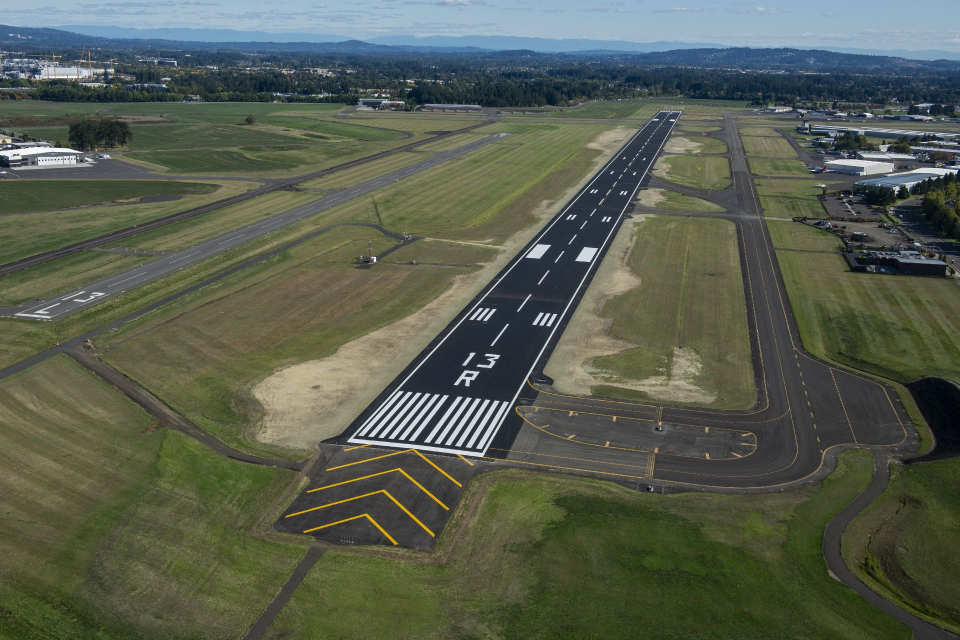
#> input picture images/1.jpg, 1920 x 1280 px, found by its file name (shown at 1/2 size); its folder holds only this picture in this run
$ python test.py
#> lines starting #> are read from the running program, lines starting #| are printed output that depends on the picture; after the words box and inside, x2 and y2 are one past the last pixel; in counts of white or black regions, pixels touching at a corner belong together
import cv2, os
import numpy as np
import matplotlib.pyplot as plt

def average_grayscale_along_line(image, x1, y1, x2, y2):
    # Calculate the length of the line
    L = np.sqrt((x2 - x1)**2 + (y2 - y1)**2)

    # Calculate the unit direction vector
    vx = (x2 - x1) / L
    vy = (y2 - y1) / L

    # Initialize a list to store average grayscale values
    grayscale_values = []

    # Iterate over each point along the line
    for i in range(int(L)):
        x = int(x1 + i * vx)
        y = int(y1 + i * vy)

        # Iterate over 5 points to the left and 5 points to the right of the current point
        for j in range(-9, 10):
            x_neighbor = x + j
            if x_neighbor >= 0 and x_neighbor < image.shape[1]\
                and y >= 0 and y < image.shape[0]:
                grayscale_value = image[y, x_neighbor]
                grayscale_values.append(grayscale_value)

    average_grayscale = np.mean(grayscale_values)

    return average_grayscale

def draw_lines(img, lines, gray_thres):
    drawn_img = img.copy()
    gray = cv2.cvtColor(img, cv2.COLOR_BGR2GRAY)
    for line in lines:
        x1, y1, x2, y2 = map(int, line[0])
        average_grayscale = average_grayscale_along_line(gray, x1, y1, x2, y2)
        if average_grayscale < gray_thres:
            cv2.line(drawn_img, (x1, y1), (x2, y2), (255, 0, 0), 1, cv2.LINE_AA)
        else:
            cv2.line(drawn_img, (x1, y1), (x2, y2), (0, 255, 0), 1, cv2.LINE_AA)
    plt.imshow(cv2.cvtColor(drawn_img, cv2.COLOR_BGR2RGB))
    # plt.show()

dir_path = "images_cropped/images"
files = os.listdir(dir_path)
for i in range(len(files)):
    img = cv2.imread(os.path.join(dir_path, files[i]))
#> img is the input picture: shape (1280, 1920, 3); mean B, G, R 78.8, 93.1, 86.6

    # img = cv2.imread("images/-PJP3pgLgjI_033.png")

    gray = cv2.cvtColor(img, cv2.COLOR_BGR2GRAY)
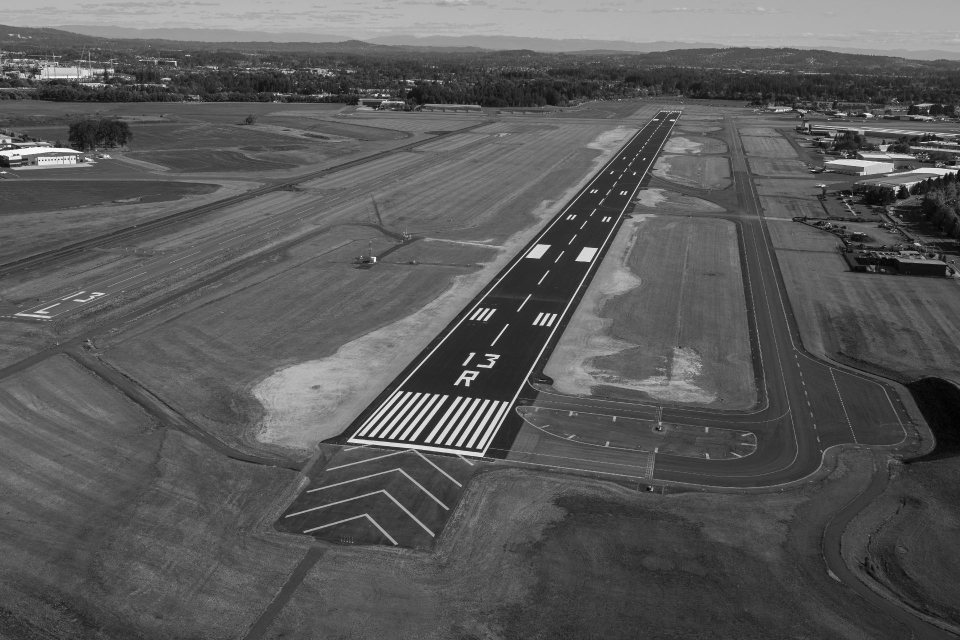
#> gray: shape (1280, 1920) (shown at 1/2 size); min 0, max 255, mean 89.5
    height, width, _ = img.shape
#> height = 1280; width = 1920

    lsd = cv2.createLineSegmentDetector(scale=0.6, sigma_scale=0.6, quant=2.0, ang_th=22.5, log_eps=0.0, density_th=0.7, n_bins=1024)
    lines, _, prec, nfa = lsd.detect(gray)
#> lines = 2464 rows, first 6: [1917.6, 330, 1892.5, 331], [150.8, 299.2, 117.5, 294.3], [55.79, 295.4, 0.521, 301.2], [1749.3, 321.2, 1670.9, 316.8], [174.1, 303.2, 150.9, 300.6], [1872.6, 280.1, 1837.6, 283.2]; prec = 2464 values from 0.125 to 0.125; nfa = None

    length_thres = 2
    gray_thres = 0

    plt.figure(figsize=[10,10])
    plt.subplot(2,2,1)
    plt.imshow(cv2.cvtColor(img, cv2.COLOR_BGR2RGB))

    # show original lines
    plt.subplot(2,2,2)
    draw_lines(img, lines, gray_thres)
#> the loop in draw_lines, `for line in lines:` made 2464 passes
#> (line, x1, y1, x2, y2, L in average_grayscale_along_line, vx in average_grayscale_along_line, vy in average_grayscale_along_line) on passes 1 to 3: ([[1917.6, 330, 1892.5, 331]], 1917, 329, 1892, 331, 25.08, -0.997, 0.0797), ([[150.8, 299.2, 117.5, 294.3]], 150, 299, 117, 294, 33.38, -0.989, -0.15), ([[55.79, 295.4, 0.521, 301.2]], 55, 295, 0, 301, 55.33, -0.994, 0.108)
#> after the loop in draw_lines, `for line in lines:`:
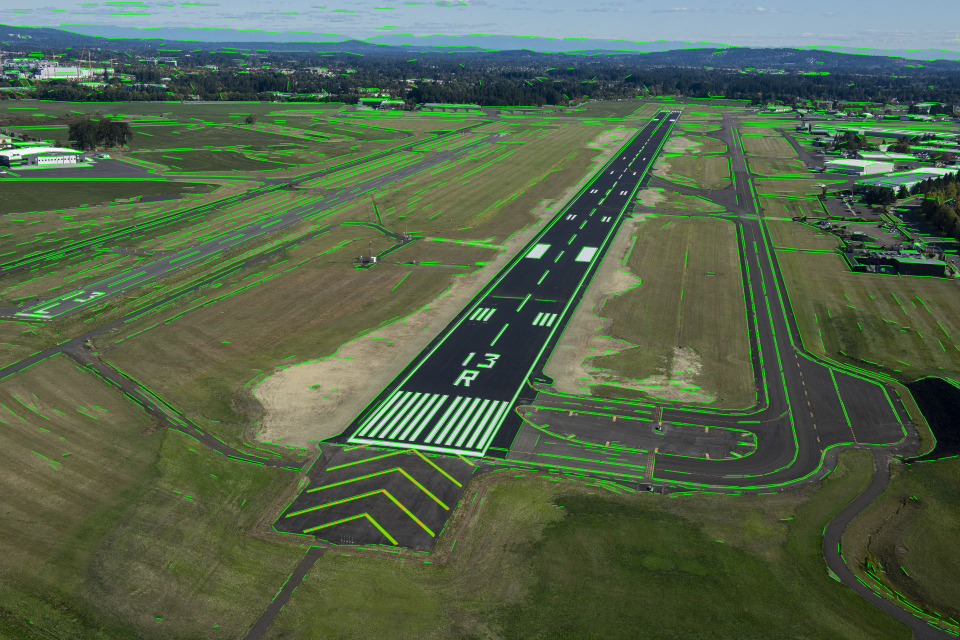
#> drawn_img: shape (1280, 1920, 3) (shown at 1/2 size); 9.48% of pixels changed, all inside (x1, y1, x2, y2) = (0, 1, 1920, 1273)

    lineList = []
    for line in lines:
        # check average gray scale
        x1, y1, x2, y2 = map(int, line[0])
        average_grayscale = average_grayscale_along_line(gray, x1, y1, x2, y2)
        if average_grayscale < gray_thres:
            continue
        if np.sqrt((x1 - x2)**2 + (y1 - y2)**2) < length_thres:
            continue
        if (x1 != x2) and ( abs((y2 - y1)/(x2 - x1)) < np.tan(np.pi/8) ):
            continue

        lineList.append(line)
#> this loop made 2464 passes

    # show filtered lines
    plt.subplot(2,2,3)
    draw_lines(img, lineList, gray_thres)
#> call 2 of draw_lines, with gray_thres = 0
#> the loop in draw_lines (call 2), `for line in lines:` made 715 passes
#> line on passes 1 to 3: [[1909.9, 350.2, 1917.4, 339.1]], [[751.3, 522.4, 752.2, 510.9]], [[931.6, 759, 929, 771.1]]
#> after the loop in draw_lines (call 2), `for line in lines:`:
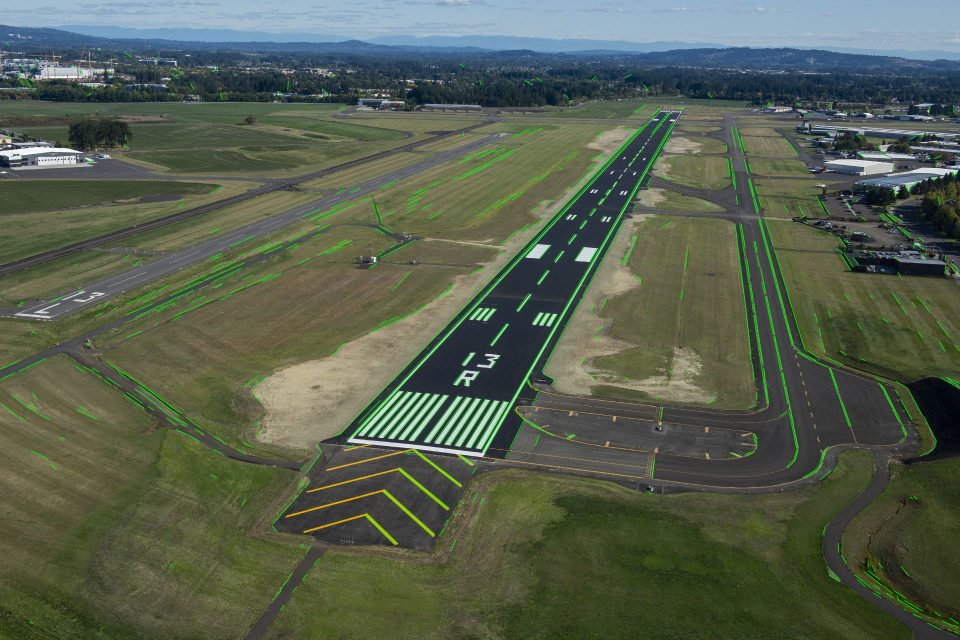
#> drawn_img: shape (1280, 1920, 3) (shown at 1/2 size); 2.59% of pixels changed, all inside (x1, y1, x2, y2) = (0, 84, 1920, 1270)

    mask = np.zeros([height, width], dtype=np.uint8)
    for line in lineList:
        x1, y1, x2, y2 = map(int, line[0])
        cv2.line(mask, (x1, y1), (x2, y2), 255, 1)
#> this loop made 715 passes
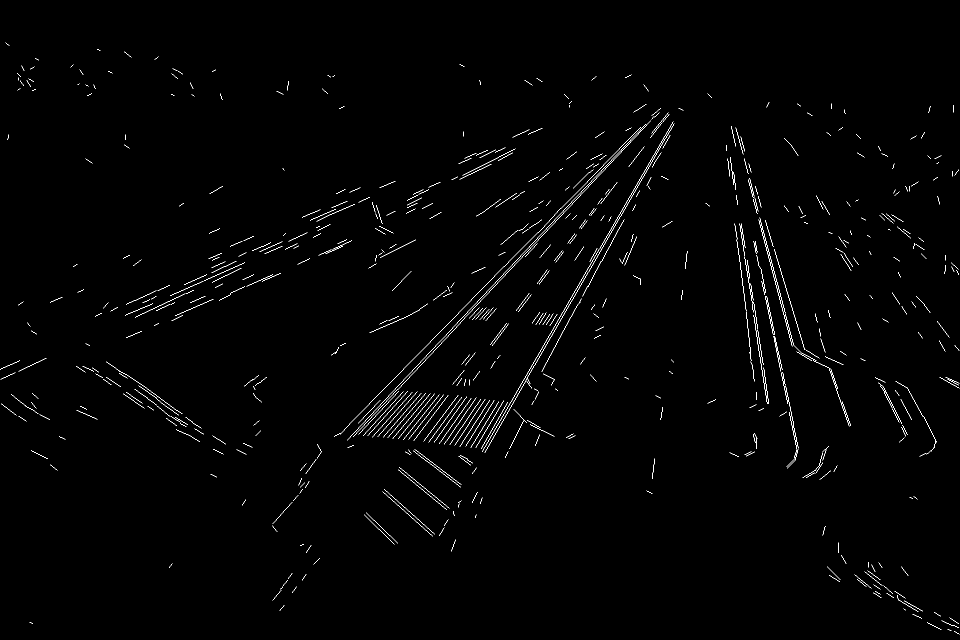
#> mask: shape (1280, 1920) (shown at 1/2 size); 0.85% white in thin lines or dots

    plt.subplot(2,2,4)
    lines = cv2.HoughLines(mask, 4, np.pi/180 * 5, threshold=10)
    if lines is not None:
        for line in lines[:3]:
            rho, theta = line[0]
            a = np.cos(theta)
            b = np.sin(theta)
            x0 = a * rho
            y0 = b * rho
            x1 = int(x0 + 1000 * (-b))
            y1 = int(y0 + 1000 * (a))
            x2 = int(x0 - 1000 * (-b))
            y2 = int(y0 - 1000 * (a))
            cv2.line(img, (x1, y1), (x2, y2), 255, 1)
#> this loop made 3 passes
#> line on passes 1 to 3: [[1292, 0.524]], [[1092, 0.785]], [[-1356, 2.88]]
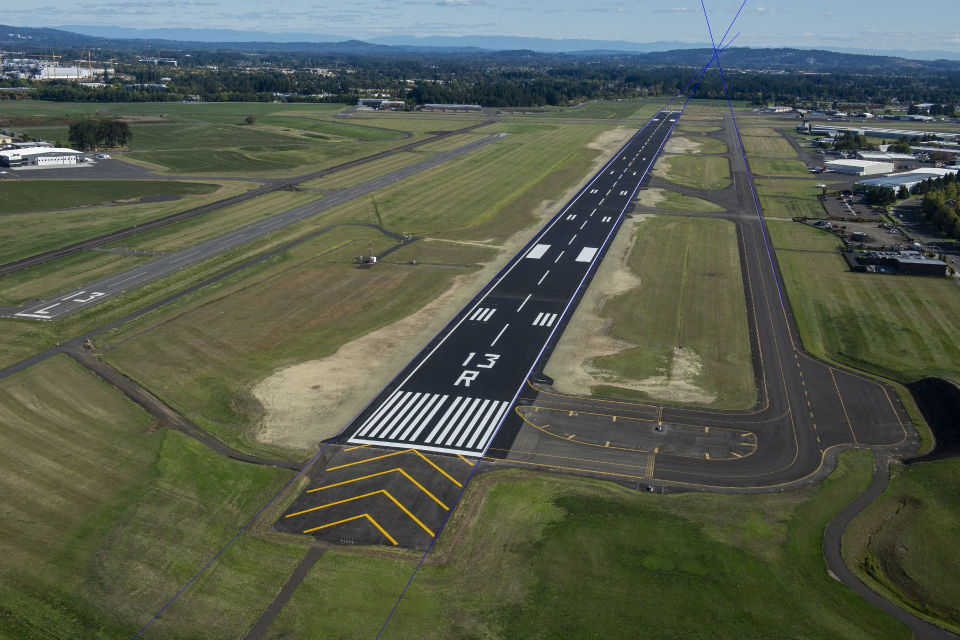
#> img: shape (1280, 1920, 3) (shown at 1/2 size); 0.13% of pixels changed, all inside (x1, y1, x2, y2) = (265, 0, 1569, 1280)
    plt.imshow(cv2.cvtColor(img, cv2.COLOR_BGR2RGB))

    # 将Matplotlib图像转换为OpenCV格式
    fig = plt.gcf()
    fig.canvas.draw()
    img = np.array(fig.canvas.renderer.buffer_rgba())

    # 显示图像在OpenCV窗口中
    cv2.imshow('Matplotlib Image', img)
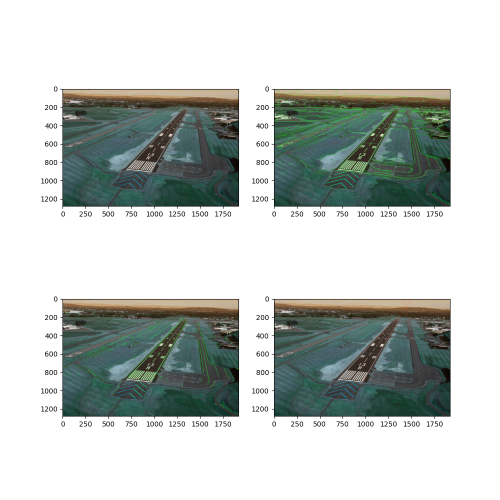
#> window 'Matplotlib Image': shape (1000, 1000, 4) (shown at 1/2 size); mean B, G, R, A 196.4, 199.7, 193.8, 255
    cv2.waitKey(0)
    cv2.destroyAllWindows()
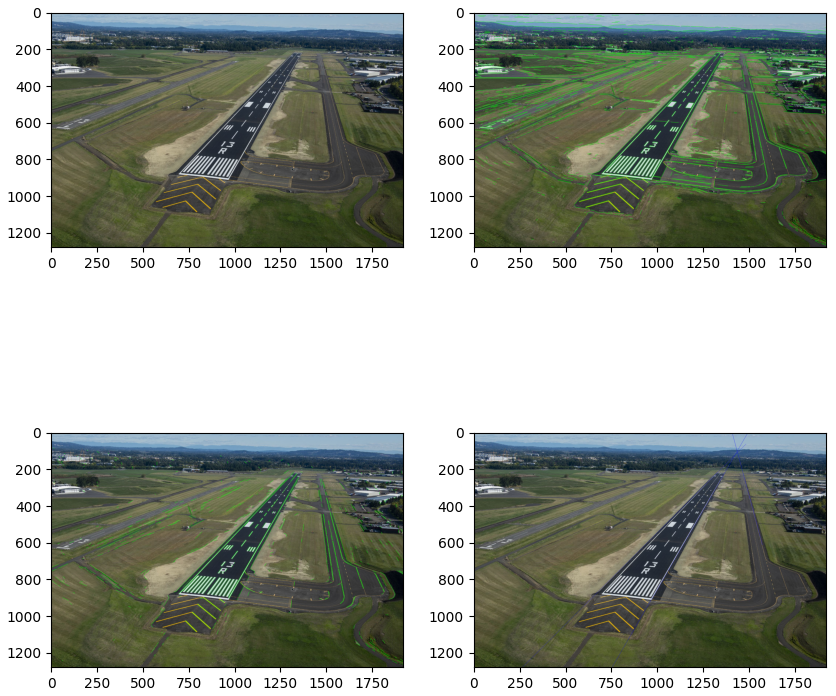
#> figure drawn by matplotlib, 4 panels

$ run again, on images/3.jpg
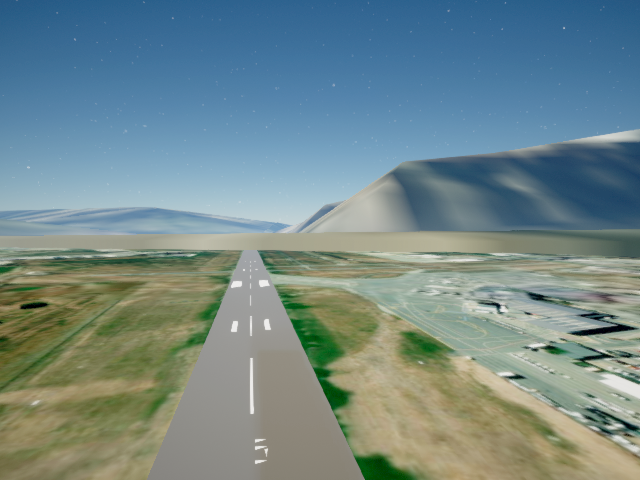
#> input picture images/3.jpg, 640 x 480 px, found by its file name
#> img is the input picture: shape (480, 640, 3); mean B, G, R 137.7, 136.7, 114.7
#> lines = 461 rows, first 6: [567.7, 331, 627.4, 323.7], [612.4, 356.8, 598.9, 358.7], [637.5, 329.5, 572.5, 335.8], [597.7, 350.4, 607.5, 354.3], [625.6, 323.6, 637.4, 326.4], [638.2, 383.9, 607.6, 372.4]; prec = 461 values from 0.125 to 0.125; nfa = None
#> the loop in draw_lines, `for line in lines:` made 461 passes
#> (line, x1, y1, x2, y2, L in average_grayscale_along_line, vx in average_grayscale_along_line, vy in average_grayscale_along_line) on passes 1 to 3: ([[567.7, 331, 627.4, 323.7]], 567, 330, 627, 323, 60.41, 0.993, -0.116), ([[612.4, 356.8, 598.9, 358.7]], 612, 356, 598, 358, 14.14, -0.99, 0.141), ([[637.5, 329.5, 572.5, 335.8]], 637, 329, 572, 335, 65.28, -0.996, 0.0919)
#> the loop `for line in lines:` made 461 passes
#> the loop in draw_lines (call 2), `for line in lines:` made 150 passes
#> line on passes 1 to 8: [[623.7, 425, 607.2, 416.4]], [[519, 366.5, 521.9, 376]], [[551.7, 338.6, 558, 348.9]], [[556.9, 355, 541.3, 348.1]], [[638.6, 433.7, 626.6, 427.6]], [[331.3, 409, 315.5, 375.1]], [[299.9, 340.5, 284.9, 311.3]], [[315.7, 374.3, 310.7, 365.9]]
#> the loop `for line in lineList:` made 150 passes
#> after the loop `for line in lineList:`:
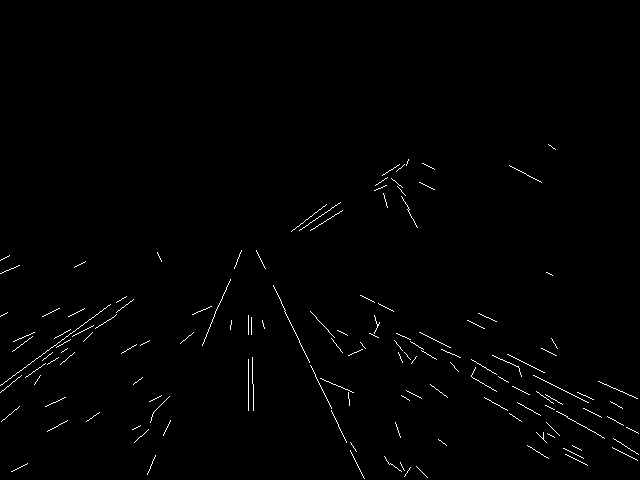
#> mask: shape (480, 640); 0.87% white in thin lines or dots, all inside (x1, y1, x2, y2) = (0, 144, 639, 479)
#> the loop `for line in lines[:3]:` made 3 passes
#> line on passes 1 to 3: [[-128, 2.71]], [[76, 2.09]], [[336, 1.13]]
#> `cv2.destroyAllWindows()`:
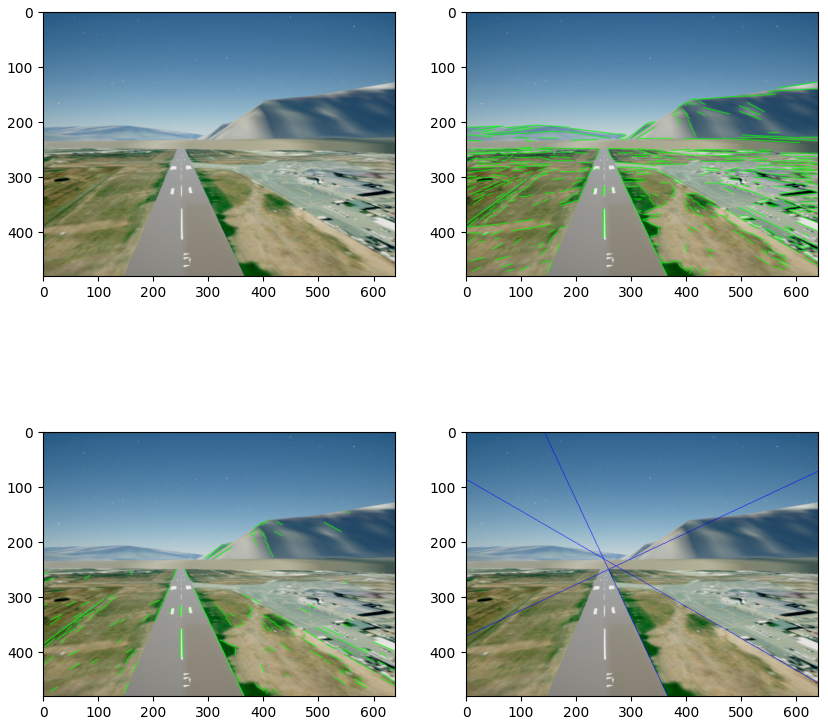
#> figure drawn by matplotlib, 4 panels

$ run again, on images/3.png
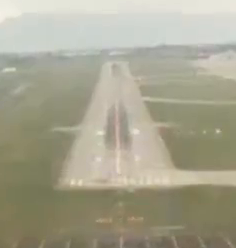
#> input picture images/3.png, 236 x 248 px, found by its file name
#> img is the input picture: shape (248, 236, 3); mean B, G, R 142.6, 163.3, 166.2
#> lines = 54 rows, first 6: [134.2, 187.4, 209.2, 183.5], [234.2, 170.1, 162.5, 169.2], [59.11, 188, 119.2, 186.9], [209.2, 183.9, 234.3, 185], [64.22, 182.4, 70.71, 184.5], [14.19, 66.3, 4.23, 66.88]; prec = 54 values from 0.125 to 0.125; nfa = None
#> the loop in draw_lines, `for line in lines:` made 54 passes
#> (line, x1, y1, x2, y2, L in average_grayscale_along_line, vx in average_grayscale_along_line, vy in average_grayscale_along_line) on passes 1 to 6: ([[134.2, 187.4, 209.2, 183.5]], 134, 187, 209, 183, 75.11, 0.999, -0.0533), ([[234.2, 170.1, 162.5, 169.2]], 234, 170, 162, 169, 72.01, -1, -0.0139), ([[59.11, 188, 119.2, 186.9]], 59, 188, 119, 186, 60.03, 0.999, -0.0333), ([[209.2, 183.9, 234.3, 185]], 209, 183, 234, 185, 25.08, 0.997, 0.0797), ([[64.22, 182.4, 70.71, 184.5]], 64, 182, 70, 184, 6.32, 0.949, 0.316), ([[14.19, 66.3, 4.23, 66.88]], 14, 66, 4, 66, 10, -1, 0)
#> the loop `for line in lines:` made 54 passes
#> line on passes 25 to 32: [[205.9, 58.15, 187.5, 59.71]], [[50.83, 130.6, 79.18, 130.3]], [[172.5, 121.5, 150.8, 121.4]], [[110.7, 54.41, 129.2, 52.62]], [[229.7, 49.95, 204.6, 54.91]], [[0.698, 52.74, 27.58, 54.64]], [[155.8, 126, 172.5, 126.9]], [[98.45, 79.56, 79.75, 125.1]]
#> the loop in draw_lines (call 2), `for line in lines:` made 20 passes
#> line on passes 1 to 8: [[103.4, 145.9, 107, 109.3]], [[170.8, 157.5, 156.2, 128.1]], [[125.5, 115.6, 131.7, 146]], [[174.7, 166.6, 169.5, 159]], [[125.3, 183.5, 119.1, 190.6]], [[114, 109.2, 115.4, 147.5]], [[131.5, 182.1, 127.5, 193.1]], [[119.4, 147.5, 118, 112.5]]
#> the loop `for line in lineList:` made 20 passes
#> after the loop `for line in lineList:`:
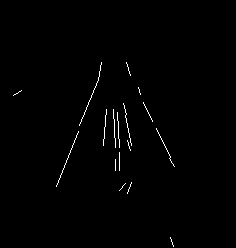
#> mask: shape (248, 236); 0.75% white in thin lines or dots, all inside (x1, y1, x2, y2) = (13, 62, 175, 247)
#> the loop `for line in lines[:3]:` made 3 passes
#> line on passes 1 to 3: [[116, 0.349]], [[-88, 2.71]], [[-104, 3.05]]
#> `cv2.destroyAllWindows()`:
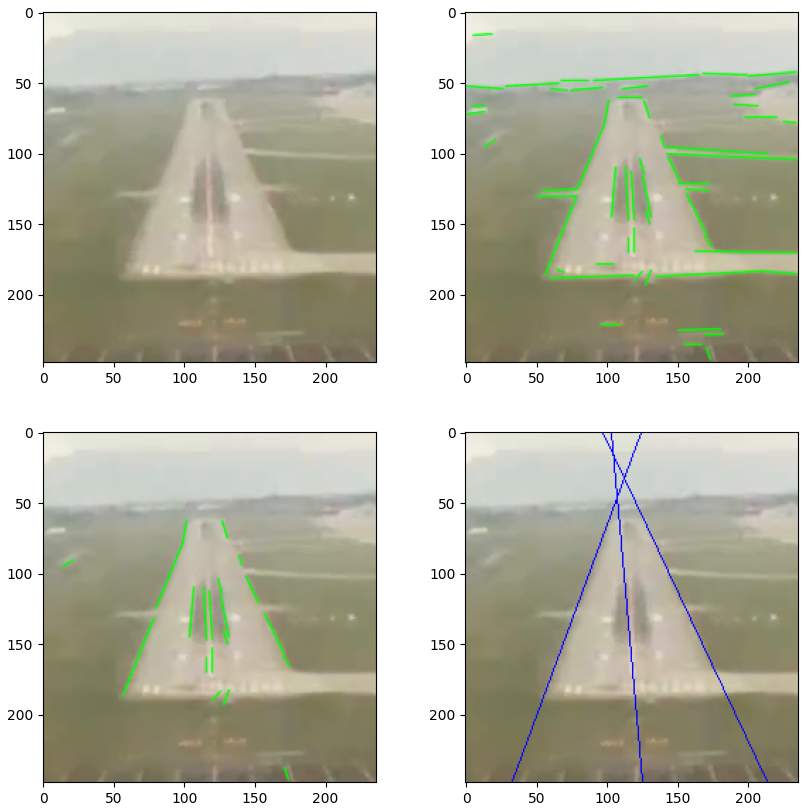
#> figure drawn by matplotlib, 4 panels
